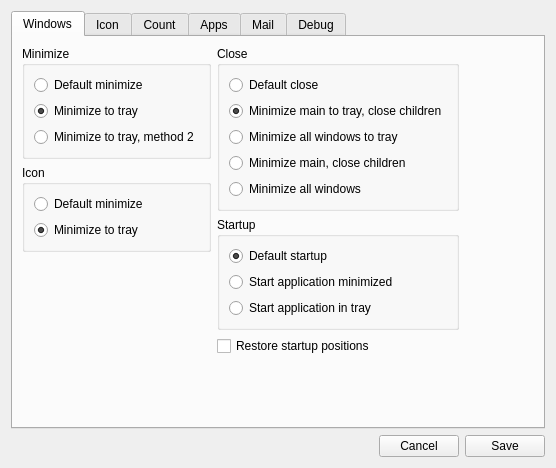
<?xml version="1.0" encoding="UTF-8"?>
<ui version="4.0">
 <class>PreferencesDialog</class>
 <widget class="QDialog" name="PreferencesDialog">
  <property name="geometry">
   <rect>
    <x>0</x>
    <y>0</y>
    <width>556</width>
    <height>468</height>
   </rect>
  </property>
  <property name="sizePolicy">
   <sizepolicy hsizetype="Preferred" vsizetype="Preferred">
    <horstretch>0</horstretch>
    <verstretch>0</verstretch>
   </sizepolicy>
  </property>
  <property name="windowTitle">
   <string>SysTray-X Preferences</string>
  </property>
  <property name="windowIcon">
   <iconset resource="SysTray-X.qrc">
    <normaloff>:/files/icons/SysTray-X.png</normaloff>:/files/icons/SysTray-X.png</iconset>
  </property>
  <layout class="QGridLayout" name="gridLayout_7">
   <item row="0" column="0">
    <widget class="QTabWidget" name="tabWidget">
     <property name="currentIndex">
      <number>0</number>
     </property>
     <widget class="QWidget" name="tabWindows">
      <attribute name="title">
       <string>Windows</string>
      </attribute>
      <layout class="QGridLayout" name="gridLayout_13">
       <item row="0" column="1">
        <layout class="QVBoxLayout" name="verticalLayout_11">
         <item>
          <widget class="QGroupBox" name="groupBox_6">
           <property name="title">
            <string>Close</string>
           </property>
           <layout class="QVBoxLayout" name="verticalLayout_15">
            <item>
             <widget class="QRadioButton" name="defaultCloseWindowsRadioButton">
              <property name="text">
               <string>Default close</string>
              </property>
              <attribute name="buttonGroup">
               <string notr="true">closeTypeGroup</string>
              </attribute>
             </widget>
            </item>
            <item>
             <widget class="QRadioButton" name="minimizeMainTrayCloseChildrenWindowsRadioButton">
              <property name="text">
               <string>Minimize main to tray, close children</string>
              </property>
              <property name="checked">
               <bool>true</bool>
              </property>
              <attribute name="buttonGroup">
               <string notr="true">closeTypeGroup</string>
              </attribute>
             </widget>
            </item>
            <item>
             <widget class="QRadioButton" name="minimizeAllTrayWindowsRadioButton">
              <property name="text">
               <string>Minimize all windows to tray</string>
              </property>
              <property name="checked">
               <bool>false</bool>
              </property>
              <attribute name="buttonGroup">
               <string notr="true">closeTypeGroup</string>
              </attribute>
             </widget>
            </item>
            <item>
             <widget class="QRadioButton" name="minimizeMainCloseChildrenWindowsRadioButton">
              <property name="text">
               <string>Minimize main, close children</string>
              </property>
              <property name="checked">
               <bool>false</bool>
              </property>
              <attribute name="buttonGroup">
               <string notr="true">closeTypeGroup</string>
              </attribute>
             </widget>
            </item>
            <item>
             <widget class="QRadioButton" name="minimizeAllWindowsRadioButton">
              <property name="text">
               <string>Minimize all windows</string>
              </property>
              <property name="checked">
               <bool>false</bool>
              </property>
              <attribute name="buttonGroup">
               <string notr="true">closeTypeGroup</string>
              </attribute>
             </widget>
            </item>
           </layout>
          </widget>
         </item>
         <item>
          <widget class="QGroupBox" name="groupBox_9">
           <property name="title">
            <string>Startup</string>
           </property>
           <layout class="QVBoxLayout" name="verticalLayout_10">
            <item>
             <widget class="QRadioButton" name="startDefaultRadioButton">
              <property name="text">
               <string>Default startup</string>
              </property>
              <property name="checked">
               <bool>true</bool>
              </property>
              <attribute name="buttonGroup">
               <string notr="true">startupTypeGroup</string>
              </attribute>
             </widget>
            </item>
            <item>
             <widget class="QRadioButton" name="startMinimizedRadioButton">
              <property name="text">
               <string>Start application minimized</string>
              </property>
              <attribute name="buttonGroup">
               <string notr="true">startupTypeGroup</string>
              </attribute>
             </widget>
            </item>
            <item>
             <widget class="QRadioButton" name="startDockedRadioButton">
              <property name="text">
               <string>Start application in tray</string>
              </property>
              <property name="checked">
               <bool>false</bool>
              </property>
              <attribute name="buttonGroup">
               <string notr="true">startupTypeGroup</string>
              </attribute>
             </widget>
            </item>
           </layout>
          </widget>
         </item>
         <item>
          <widget class="QCheckBox" name="restorePositionscheckBox">
           <property name="text">
            <string>Restore startup positions</string>
           </property>
          </widget>
         </item>
         <item>
          <spacer name="verticalSpacer_6">
           <property name="orientation">
            <enum>Qt::Vertical</enum>
           </property>
           <property name="sizeHint" stdset="0">
            <size>
             <width>20</width>
             <height>40</height>
            </size>
           </property>
          </spacer>
         </item>
        </layout>
       </item>
       <item row="0" column="2">
        <spacer name="horizontalSpacer_11">
         <property name="orientation">
          <enum>Qt::Horizontal</enum>
         </property>
         <property name="sizeHint" stdset="0">
          <size>
           <width>2</width>
           <height>20</height>
          </size>
         </property>
        </spacer>
       </item>
       <item row="0" column="0">
        <layout class="QVBoxLayout" name="verticalLayout_14">
         <item>
          <widget class="QGroupBox" name="groupBox_4">
           <property name="title">
            <string>Minimize</string>
           </property>
           <layout class="QVBoxLayout" name="verticalLayout_3">
            <item>
             <widget class="QRadioButton" name="defaultMinimizeRadioButton">
              <property name="text">
               <string>Default minimize</string>
              </property>
              <property name="checked">
               <bool>false</bool>
              </property>
              <attribute name="buttonGroup">
               <string notr="true">minimizeTypeGroup</string>
              </attribute>
             </widget>
            </item>
            <item>
             <widget class="QRadioButton" name="minimizeMethod1RadioButton">
              <property name="text">
               <string>Minimize to tray</string>
              </property>
              <property name="checked">
               <bool>true</bool>
              </property>
              <attribute name="buttonGroup">
               <string notr="true">minimizeTypeGroup</string>
              </attribute>
             </widget>
            </item>
            <item>
             <widget class="QRadioButton" name="minimizeMethod2RadioButton">
              <property name="text">
               <string>Minimize to tray, method 2</string>
              </property>
              <attribute name="buttonGroup">
               <string notr="true">minimizeTypeGroup</string>
              </attribute>
             </widget>
            </item>
           </layout>
          </widget>
         </item>
         <item>
          <widget class="QGroupBox" name="groupBox_5">
           <property name="title">
            <string>Icon</string>
           </property>
           <layout class="QVBoxLayout" name="verticalLayout_4">
            <item>
             <widget class="QRadioButton" name="defaultMinimizeIconRadioButton">
              <property name="text">
               <string>Default minimize</string>
              </property>
              <property name="checked">
               <bool>false</bool>
              </property>
              <attribute name="buttonGroup">
               <string notr="true">minimizeIconTypeGroup</string>
              </attribute>
             </widget>
            </item>
            <item>
             <widget class="QRadioButton" name="minimizeTrayIconRadioButton">
              <property name="text">
               <string>Minimize to tray</string>
              </property>
              <property name="checked">
               <bool>true</bool>
              </property>
              <attribute name="buttonGroup">
               <string notr="true">minimizeIconTypeGroup</string>
              </attribute>
             </widget>
            </item>
           </layout>
          </widget>
         </item>
         <item>
          <spacer name="verticalSpacer_5">
           <property name="orientation">
            <enum>Qt::Vertical</enum>
           </property>
           <property name="sizeHint" stdset="0">
            <size>
             <width>20</width>
             <height>40</height>
            </size>
           </property>
          </spacer>
         </item>
        </layout>
       </item>
      </layout>
     </widget>
     <widget class="QWidget" name="tabIcon">
      <attribute name="title">
       <string>Icon</string>
      </attribute>
      <layout class="QGridLayout" name="gridLayout">
       <item row="0" column="0">
        <widget class="QGroupBox" name="defaultIconGroupBox">
         <property name="title">
          <string>Default icon</string>
         </property>
         <layout class="QVBoxLayout" name="verticalLayout_13">
          <item>
           <widget class="QGroupBox" name="iconGroupBox">
            <property name="title">
             <string>Icon</string>
            </property>
            <layout class="QVBoxLayout" name="verticalLayout_12">
             <item>
              <layout class="QVBoxLayout" name="verticalLayout_9">
               <item>
                <widget class="QRadioButton" name="defaultIconRadioButton">
                 <property name="text">
                  <string>Default Thunderbird</string>
                 </property>
                 <property name="checked">
                  <bool>true</bool>
                 </property>
                 <attribute name="buttonGroup">
                  <string notr="true">defaultIconTypeGroup</string>
                 </attribute>
                </widget>
               </item>
               <item>
                <widget class="QRadioButton" name="lookThroughDefaultIconRadioButton">
                 <property name="text">
                  <string>Lookthrough icon</string>
                 </property>
                 <attribute name="buttonGroup">
                  <string notr="true">defaultIconTypeGroup</string>
                 </attribute>
                </widget>
               </item>
               <item>
                <layout class="QHBoxLayout" name="horizontalLayout_4">
                 <item>
                  <widget class="QRadioButton" name="customDefaultIconRadioButton">
                   <property name="text">
                    <string>Custom icon</string>
                   </property>
                   <attribute name="buttonGroup">
                    <string notr="true">defaultIconTypeGroup</string>
                   </attribute>
                  </widget>
                 </item>
                 <item>
                  <widget class="QLabel" name="defaultImageLabel">
                   <property name="text">
                    <string/>
                   </property>
                  </widget>
                 </item>
                 <item>
                  <widget class="QPushButton" name="chooseCustomDefaultIconButton">
                   <property name="text">
                    <string>Choose</string>
                   </property>
                   <property name="flat">
                    <bool>false</bool>
                   </property>
                  </widget>
                 </item>
                </layout>
               </item>
              </layout>
             </item>
            </layout>
           </widget>
          </item>
          <item>
           <widget class="QCheckBox" name="hideDefaultIconCheckBox">
            <property name="text">
             <string>KDE integration (Hide)</string>
            </property>
            <property name="checked">
             <bool>false</bool>
            </property>
           </widget>
          </item>
         </layout>
        </widget>
       </item>
       <item row="0" column="1" rowspan="2">
        <widget class="QGroupBox" name="iconTypeGroupBox">
         <property name="title">
          <string>Mail notification icon</string>
         </property>
         <layout class="QVBoxLayout" name="verticalLayout_7">
          <item>
           <widget class="QGroupBox" name="groupBox_8">
            <property name="title">
             <string>Icon</string>
            </property>
            <layout class="QVBoxLayout" name="verticalLayout">
             <item>
              <layout class="QHBoxLayout" name="horizontalLayout_3">
               <property name="sizeConstraint">
                <enum>QLayout::SetFixedSize</enum>
               </property>
               <item>
                <widget class="QRadioButton" name="blankIconRadioButton">
                 <property name="text">
                  <string>Blank icon</string>
                 </property>
                 <property name="checked">
                  <bool>true</bool>
                 </property>
                 <attribute name="buttonGroup">
                  <string notr="true">iconTypeGroup</string>
                 </attribute>
                </widget>
               </item>
               <item>
                <spacer name="horizontalSpacer_2">
                 <property name="orientation">
                  <enum>Qt::Horizontal</enum>
                 </property>
                 <property name="sizeHint" stdset="0">
                  <size>
                   <width>40</width>
                   <height>20</height>
                  </size>
                 </property>
                </spacer>
               </item>
              </layout>
             </item>
             <item>
              <layout class="QHBoxLayout" name="horizontalLayout_2">
               <property name="sizeConstraint">
                <enum>QLayout::SetFixedSize</enum>
               </property>
               <item>
                <widget class="QRadioButton" name="newMailIconRadioButton">
                 <property name="text">
                  <string>New mail icon</string>
                 </property>
                 <attribute name="buttonGroup">
                  <string notr="true">iconTypeGroup</string>
                 </attribute>
                </widget>
               </item>
               <item>
                <spacer name="horizontalSpacer">
                 <property name="orientation">
                  <enum>Qt::Horizontal</enum>
                 </property>
                 <property name="sizeHint" stdset="0">
                  <size>
                   <width>40</width>
                   <height>20</height>
                  </size>
                 </property>
                </spacer>
               </item>
              </layout>
             </item>
             <item>
              <layout class="QHBoxLayout" name="horizontalLayout">
               <property name="sizeConstraint">
                <enum>QLayout::SetMaximumSize</enum>
               </property>
               <item>
                <widget class="QRadioButton" name="customIconRadioButton">
                 <property name="text">
                  <string>Custom icon</string>
                 </property>
                 <attribute name="buttonGroup">
                  <string notr="true">iconTypeGroup</string>
                 </attribute>
                </widget>
               </item>
               <item>
                <widget class="QLabel" name="imageLabel">
                 <property name="text">
                  <string/>
                 </property>
                </widget>
               </item>
               <item>
                <widget class="QPushButton" name="chooseCustomButton">
                 <property name="text">
                  <string>Choose</string>
                 </property>
                 <property name="flat">
                  <bool>false</bool>
                 </property>
                </widget>
               </item>
              </layout>
             </item>
             <item>
              <layout class="QHBoxLayout" name="horizontalLayout_8">
               <item>
                <widget class="QRadioButton" name="noIconRadioButton">
                 <property name="text">
                  <string>No icon</string>
                 </property>
                 <attribute name="buttonGroup">
                  <string notr="true">iconTypeGroup</string>
                 </attribute>
                </widget>
               </item>
               <item>
                <spacer name="horizontalSpacer_3">
                 <property name="orientation">
                  <enum>Qt::Horizontal</enum>
                 </property>
                 <property name="sizeHint" stdset="0">
                  <size>
                   <width>40</width>
                   <height>20</height>
                  </size>
                 </property>
                </spacer>
               </item>
              </layout>
             </item>
             <item>
              <layout class="QHBoxLayout" name="horizontalLayout_11">
               <item>
                <widget class="QRadioButton" name="tbIconRadioButton">
                 <property name="text">
                  <string>Default Thunderbird</string>
                 </property>
                 <attribute name="buttonGroup">
                  <string notr="true">iconTypeGroup</string>
                 </attribute>
                </widget>
               </item>
               <item>
                <spacer name="horizontalSpacer_5">
                 <property name="orientation">
                  <enum>Qt::Horizontal</enum>
                 </property>
                 <property name="sizeHint" stdset="0">
                  <size>
                   <width>40</width>
                   <height>20</height>
                  </size>
                 </property>
                </spacer>
               </item>
              </layout>
             </item>
            </layout>
           </widget>
          </item>
          <item>
           <widget class="QCheckBox" name="invertIconCheckBox">
            <property name="text">
             <string>Invert icon</string>
            </property>
           </widget>
          </item>
         </layout>
        </widget>
       </item>
       <item row="0" column="2">
        <spacer name="horizontalSpacer_8">
         <property name="orientation">
          <enum>Qt::Horizontal</enum>
         </property>
         <property name="sizeHint" stdset="0">
          <size>
           <width>6</width>
           <height>20</height>
          </size>
         </property>
        </spacer>
       </item>
       <item row="1" column="0" rowspan="2">
        <spacer name="verticalSpacer_2">
         <property name="orientation">
          <enum>Qt::Vertical</enum>
         </property>
         <property name="sizeHint" stdset="0">
          <size>
           <width>20</width>
           <height>80</height>
          </size>
         </property>
        </spacer>
       </item>
       <item row="2" column="1">
        <spacer name="verticalSpacer_4">
         <property name="orientation">
          <enum>Qt::Vertical</enum>
         </property>
         <property name="sizeHint" stdset="0">
          <size>
           <width>20</width>
           <height>80</height>
          </size>
         </property>
        </spacer>
       </item>
      </layout>
     </widget>
     <widget class="QWidget" name="tab_2">
      <attribute name="title">
       <string>Count</string>
      </attribute>
      <layout class="QGridLayout" name="gridLayout_10">
       <item row="0" column="0">
        <layout class="QVBoxLayout" name="verticalLayout_6">
         <item>
          <widget class="QCheckBox" name="showNumberCheckBox">
           <property name="text">
            <string>Show message count</string>
           </property>
           <property name="checked">
            <bool>true</bool>
           </property>
          </widget>
         </item>
         <item>
          <widget class="QCheckBox" name="showNewCheckBox">
           <property name="text">
            <string>Show new indicator</string>
           </property>
          </widget>
         </item>
         <item>
          <layout class="QHBoxLayout" name="horizontalLayout_6">
           <item>
            <widget class="QLabel" name="label_3">
             <property name="text">
              <string>Startup delay</string>
             </property>
            </widget>
           </item>
           <item>
            <widget class="QSpinBox" name="startupDelaySpinBox">
             <property name="minimum">
              <number>0</number>
             </property>
             <property name="maximum">
              <number>99</number>
             </property>
             <property name="value">
              <number>5</number>
             </property>
            </widget>
           </item>
          </layout>
         </item>
        </layout>
       </item>
       <item row="0" column="1">
        <widget class="QGroupBox" name="countTypeGroupBox">
         <property name="title">
          <string>Count type</string>
         </property>
         <layout class="QGridLayout" name="gridLayout_12">
          <item row="0" column="0">
           <layout class="QVBoxLayout" name="verticalLayout_5">
            <item>
             <widget class="QRadioButton" name="unreadRadioButton">
              <property name="text">
               <string>Unread</string>
              </property>
              <property name="checked">
               <bool>true</bool>
              </property>
              <attribute name="buttonGroup">
               <string notr="true">countTypeGroup</string>
              </attribute>
             </widget>
            </item>
            <item>
             <widget class="QRadioButton" name="newRadioButton">
              <property name="text">
               <string>New</string>
              </property>
              <attribute name="buttonGroup">
               <string notr="true">countTypeGroup</string>
              </attribute>
             </widget>
            </item>
           </layout>
          </item>
         </layout>
        </widget>
       </item>
       <item row="1" column="0" rowspan="2" colspan="2">
        <widget class="QGroupBox" name="groupBox_3">
         <property name="title">
          <string>Number properties</string>
         </property>
         <layout class="QGridLayout" name="gridLayout_6">
          <item row="1" column="0">
           <layout class="QVBoxLayout" name="verticalLayout_8">
            <item>
             <widget class="QLabel" name="numberMarginsLabel">
              <property name="text">
               <string>Margins (left, top, right, bottom):</string>
              </property>
             </widget>
            </item>
            <item>
             <layout class="QHBoxLayout" name="horizontalLayout_10">
              <item>
               <widget class="QSpinBox" name="numberMarginLeftSpinBox">
                <property name="maximum">
                 <number>999</number>
                </property>
               </widget>
              </item>
              <item>
               <widget class="QSpinBox" name="numberMarginTopSpinBox">
                <property name="maximum">
                 <number>999</number>
                </property>
               </widget>
              </item>
              <item>
               <widget class="QSpinBox" name="numberMarginRightSpinBox">
                <property name="maximum">
                 <number>999</number>
                </property>
               </widget>
              </item>
              <item>
               <widget class="QSpinBox" name="numberMarginBottomSpinBox">
                <property name="maximum">
                 <number>999</number>
                </property>
               </widget>
              </item>
             </layout>
            </item>
           </layout>
          </item>
          <item row="0" column="0">
           <layout class="QVBoxLayout" name="verticalLayout_2">
            <item>
             <layout class="QHBoxLayout" name="horizontalLayoutNumColor">
              <item>
               <widget class="QLabel" name="label">
                <property name="text">
                 <string>Number color</string>
                </property>
               </widget>
              </item>
              <item>
               <widget class="QPushButton" name="numberColorPushButton">
                <property name="focusPolicy">
                 <enum>Qt::NoFocus</enum>
                </property>
                <property name="text">
                 <string/>
                </property>
               </widget>
              </item>
             </layout>
            </item>
            <item>
             <layout class="QHBoxLayout" name="horizontalLayoutNumSize">
              <item>
               <widget class="QLabel" name="label_2">
                <property name="text">
                 <string>Number size</string>
                </property>
               </widget>
              </item>
              <item>
               <widget class="QSpinBox" name="numberSizeSpinBox">
                <property name="minimum">
                 <number>1</number>
                </property>
                <property name="maximum">
                 <number>999</number>
                </property>
                <property name="value">
                 <number>10</number>
                </property>
               </widget>
              </item>
             </layout>
            </item>
            <item>
             <layout class="QHBoxLayout" name="horizontalLayoutAlignment">
              <item>
               <widget class="QLabel" name="numberAlignmentLabel">
                <property name="text">
                 <string>Alignment</string>
                </property>
               </widget>
              </item>
              <item>
               <widget class="QComboBox" name="numberAlignmentComboBox">
                <property name="currentIndex">
                 <number>4</number>
                </property>
                <item>
                 <property name="text">
                  <string>Top left</string>
                 </property>
                </item>
                <item>
                 <property name="text">
                  <string>Top centre</string>
                 </property>
                </item>
                <item>
                 <property name="text">
                  <string>Top right</string>
                 </property>
                </item>
                <item>
                 <property name="text">
                  <string>Middle left</string>
                 </property>
                </item>
                <item>
                 <property name="text">
                  <string>Middle centre</string>
                 </property>
                </item>
                <item>
                 <property name="text">
                  <string>Middle right</string>
                 </property>
                </item>
                <item>
                 <property name="text">
                  <string>Bottom left</string>
                 </property>
                </item>
                <item>
                 <property name="text">
                  <string>Bottom centre</string>
                 </property>
                </item>
                <item>
                 <property name="text">
                  <string>Bottom right</string>
                 </property>
                </item>
               </widget>
              </item>
             </layout>
            </item>
           </layout>
          </item>
         </layout>
        </widget>
       </item>
       <item row="1" column="2" colspan="2">
        <widget class="QGroupBox" name="groupBox_7">
         <property name="title">
          <string>New indicator</string>
         </property>
         <layout class="QVBoxLayout" name="verticalLayout_20">
          <item>
           <layout class="QVBoxLayout" name="verticalLayout_19">
            <item>
             <widget class="QRadioButton" name="newIconRoundRadioButton">
              <property name="text">
               <string>Icon round</string>
              </property>
              <attribute name="buttonGroup">
               <string notr="true">newIndicatorTypeGroup</string>
              </attribute>
             </widget>
            </item>
            <item>
             <widget class="QRadioButton" name="newIconStarRadioButton">
              <property name="text">
               <string>Icon star</string>
              </property>
              <attribute name="buttonGroup">
               <string notr="true">newIndicatorTypeGroup</string>
              </attribute>
             </widget>
            </item>
            <item>
             <layout class="QHBoxLayout" name="horizontalLayout_15">
              <item>
               <widget class="QRadioButton" name="newShadeRadioButton">
                <property name="text">
                 <string>Shade</string>
                </property>
                <property name="checked">
                 <bool>true</bool>
                </property>
                <attribute name="buttonGroup">
                 <string notr="true">newIndicatorTypeGroup</string>
                </attribute>
               </widget>
              </item>
              <item>
               <widget class="QPushButton" name="newShadeColorPushButton">
                <property name="text">
                 <string/>
                </property>
               </widget>
              </item>
             </layout>
            </item>
           </layout>
          </item>
         </layout>
        </widget>
       </item>
       <item row="1" column="4">
        <spacer name="horizontalSpacer_9">
         <property name="orientation">
          <enum>Qt::Horizontal</enum>
         </property>
         <property name="sizeHint" stdset="0">
          <size>
           <width>40</width>
           <height>20</height>
          </size>
         </property>
        </spacer>
       </item>
       <item row="3" column="0">
        <spacer name="verticalSpacer_8">
         <property name="orientation">
          <enum>Qt::Vertical</enum>
         </property>
         <property name="sizeHint" stdset="0">
          <size>
           <width>20</width>
           <height>104</height>
          </size>
         </property>
        </spacer>
       </item>
       <item row="2" column="2">
        <spacer name="verticalSpacer_9">
         <property name="orientation">
          <enum>Qt::Vertical</enum>
         </property>
         <property name="sizeHint" stdset="0">
          <size>
           <width>20</width>
           <height>64</height>
          </size>
         </property>
        </spacer>
       </item>
       <item row="0" column="4">
        <spacer name="horizontalSpacer_10">
         <property name="orientation">
          <enum>Qt::Horizontal</enum>
         </property>
         <property name="sizeHint" stdset="0">
          <size>
           <width>40</width>
           <height>20</height>
          </size>
         </property>
        </spacer>
       </item>
       <item row="0" column="2" colspan="2">
        <widget class="QGroupBox" name="specialOptionsGroupBox">
         <property name="title">
          <string>Special options</string>
         </property>
         <layout class="QGridLayout" name="gridLayout_8">
          <item row="0" column="0">
           <widget class="QCheckBox" name="apiCountMethod">
            <property name="text">
             <string>API count method</string>
            </property>
           </widget>
          </item>
          <item row="1" column="0">
           <spacer name="verticalSpacer_10">
            <property name="orientation">
             <enum>Qt::Vertical</enum>
            </property>
            <property name="sizeHint" stdset="0">
             <size>
              <width>20</width>
              <height>40</height>
             </size>
            </property>
           </spacer>
          </item>
         </layout>
        </widget>
       </item>
      </layout>
     </widget>
     <widget class="QWidget" name="tab">
      <attribute name="title">
       <string>Apps</string>
      </attribute>
      <layout class="QGridLayout" name="gridLayout_11">
       <item row="0" column="0">
        <layout class="QGridLayout" name="gridLayout_9">
         <item row="1" column="0">
          <widget class="QGroupBox" name="groupBox_2">
           <property name="title">
            <string>Close application</string>
           </property>
           <layout class="QGridLayout" name="gridLayout_5">
            <item row="0" column="0">
             <layout class="QVBoxLayout" name="verticalLayout_18">
              <item>
               <layout class="QHBoxLayout" name="horizontalLayout_12">
                <item>
                 <widget class="QLineEdit" name="closeAppLineEdit"/>
                </item>
                <item>
                 <widget class="QPushButton" name="closeBrowseButton">
                  <property name="text">
                   <string>Browse...</string>
                  </property>
                 </widget>
                </item>
               </layout>
              </item>
              <item>
               <layout class="QHBoxLayout" name="horizontalLayout_9">
                <item>
                 <widget class="QLabel" name="label_5">
                  <property name="text">
                   <string>Arguments:</string>
                  </property>
                 </widget>
                </item>
                <item>
                 <widget class="QLineEdit" name="closeAppArgsLineEdit"/>
                </item>
               </layout>
              </item>
             </layout>
            </item>
           </layout>
          </widget>
         </item>
         <item row="0" column="0">
          <widget class="QGroupBox" name="groupBox">
           <property name="title">
            <string>Start application</string>
           </property>
           <layout class="QGridLayout" name="gridLayout_2">
            <item row="0" column="0">
             <layout class="QVBoxLayout" name="verticalLayout_17">
              <item>
               <layout class="QHBoxLayout" name="horizontalLayout_14">
                <item>
                 <widget class="QLineEdit" name="startAppLineEdit"/>
                </item>
                <item>
                 <widget class="QPushButton" name="startBrowseButton">
                  <property name="text">
                   <string>Browse...</string>
                  </property>
                 </widget>
                </item>
               </layout>
              </item>
              <item>
               <layout class="QHBoxLayout" name="horizontalLayout_5">
                <item>
                 <widget class="QLabel" name="label_6">
                  <property name="text">
                   <string>Arguments:</string>
                  </property>
                 </widget>
                </item>
                <item>
                 <widget class="QLineEdit" name="startAppArgsLineEdit"/>
                </item>
               </layout>
              </item>
             </layout>
            </item>
           </layout>
          </widget>
         </item>
         <item row="2" column="0">
          <spacer name="verticalSpacer_7">
           <property name="orientation">
            <enum>Qt::Vertical</enum>
           </property>
           <property name="sizeHint" stdset="0">
            <size>
             <width>20</width>
             <height>40</height>
            </size>
           </property>
          </spacer>
         </item>
        </layout>
       </item>
      </layout>
     </widget>
     <widget class="QWidget" name="tabMail">
      <attribute name="title">
       <string>Mail</string>
      </attribute>
      <layout class="QGridLayout" name="gridLayout_4">
       <item row="0" column="0">
        <widget class="QLabel" name="label_4">
         <property name="text">
          <string>Use the preferences dialog in Thunderbird to select the accounts and folders</string>
         </property>
         <property name="wordWrap">
          <bool>true</bool>
         </property>
        </widget>
       </item>
       <item row="0" column="1">
        <spacer name="horizontalSpacer_6">
         <property name="orientation">
          <enum>Qt::Horizontal</enum>
         </property>
         <property name="sizeHint" stdset="0">
          <size>
           <width>265</width>
           <height>20</height>
          </size>
         </property>
        </spacer>
       </item>
       <item row="1" column="0">
        <spacer name="verticalSpacer">
         <property name="orientation">
          <enum>Qt::Vertical</enum>
         </property>
         <property name="sizeHint" stdset="0">
          <size>
           <width>20</width>
           <height>464</height>
          </size>
         </property>
        </spacer>
       </item>
      </layout>
     </widget>
     <widget class="QWidget" name="tabDebug">
      <attribute name="title">
       <string>Debug</string>
      </attribute>
      <layout class="QGridLayout" name="gridLayout_3">
       <item row="0" column="0">
        <widget class="QCheckBox" name="debugWindowCheckBox">
         <property name="text">
          <string>Display debug window</string>
         </property>
        </widget>
       </item>
       <item row="0" column="1">
        <spacer name="horizontalSpacer_7">
         <property name="orientation">
          <enum>Qt::Horizontal</enum>
         </property>
         <property name="sizeHint" stdset="0">
          <size>
           <width>358</width>
           <height>20</height>
          </size>
         </property>
        </spacer>
       </item>
       <item row="1" column="0">
        <spacer name="verticalSpacer_3">
         <property name="orientation">
          <enum>Qt::Vertical</enum>
         </property>
         <property name="sizeHint" stdset="0">
          <size>
           <width>20</width>
           <height>485</height>
          </size>
         </property>
        </spacer>
       </item>
      </layout>
     </widget>
    </widget>
   </item>
   <item row="1" column="0">
    <layout class="QHBoxLayout" name="horizontalLayout_13">
     <item>
      <spacer name="horizontalSpacer_4">
       <property name="orientation">
        <enum>Qt::Horizontal</enum>
       </property>
       <property name="sizeHint" stdset="0">
        <size>
         <width>369</width>
         <height>20</height>
        </size>
       </property>
      </spacer>
     </item>
     <item>
      <layout class="QHBoxLayout" name="horizontalLayout_7">
       <item>
        <widget class="QPushButton" name="cancelPushButton">
         <property name="text">
          <string>Cancel</string>
         </property>
        </widget>
       </item>
       <item>
        <widget class="QPushButton" name="savePushButton">
         <property name="text">
          <string>Save</string>
         </property>
        </widget>
       </item>
      </layout>
     </item>
    </layout>
   </item>
  </layout>
 </widget>
 <resources>
  <include location="SysTray-X.qrc"/>
 </resources>
 <connections/>
 <buttongroups>
  <buttongroup name="closeTypeGroup"/>
  <buttongroup name="iconTypeGroup"/>
  <buttongroup name="minimizeIconTypeGroup"/>
  <buttongroup name="newIndicatorTypeGroup"/>
  <buttongroup name="countTypeGroup"/>
  <buttongroup name="minimizeTypeGroup"/>
  <buttongroup name="defaultIconTypeGroup"/>
  <buttongroup name="startupTypeGroup"/>
 </buttongroups>
</ui>
